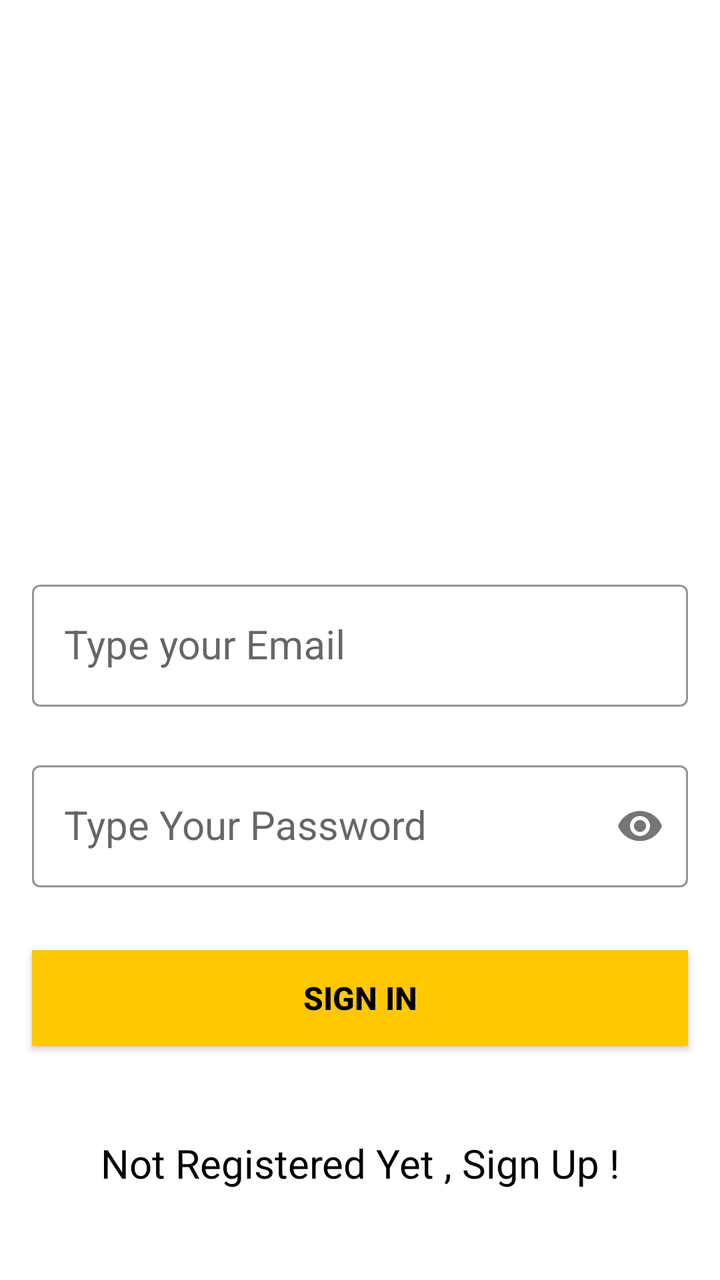
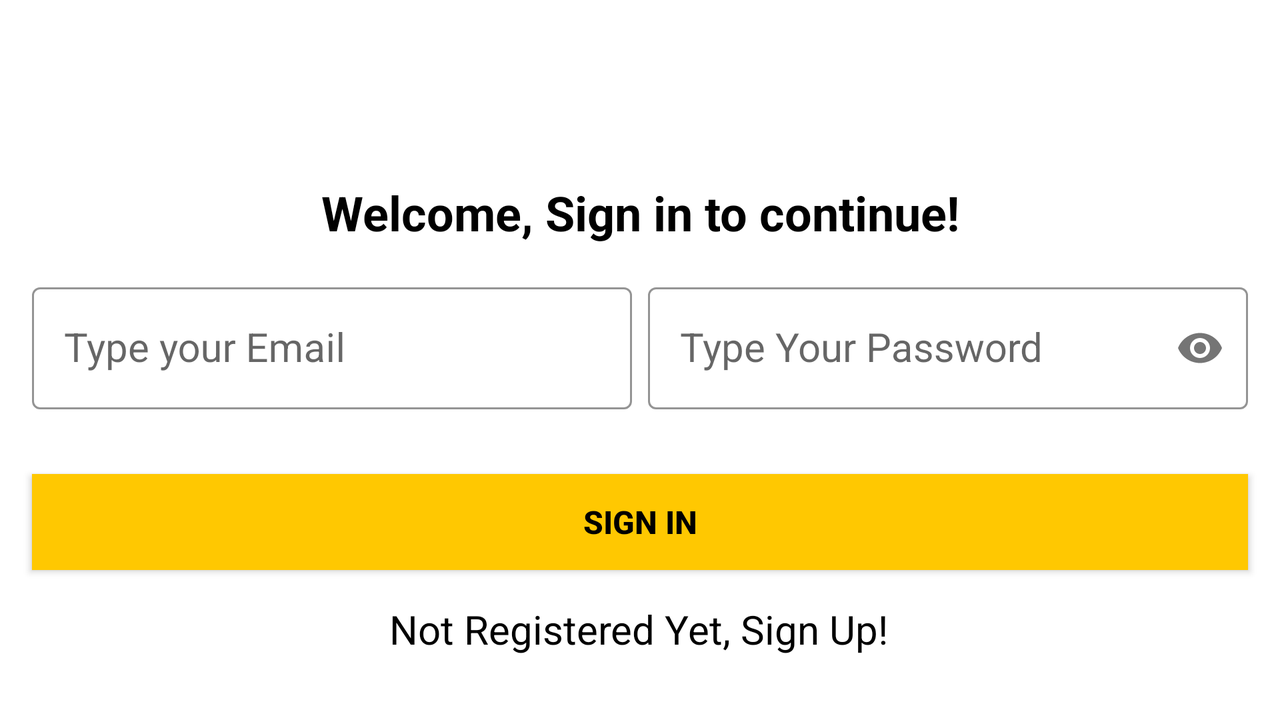

The same Android screen from two of the app's own layout files: first res/layout/ as a phone draws it, then the repository's variant for another configuration, drawn on a device whose configuration selects that folder. Both files follow.
<!-- AndroidManifest.xml: application theme Theme.LoginAndSignUp -->
<!-- res/layout/activity_signin.xml -->
<?xml version="1.0" encoding="utf-8"?>
<androidx.constraintlayout.widget.ConstraintLayout xmlns:android="http://schemas.android.com/apk/res/android"
    xmlns:app="http://schemas.android.com/apk/res-auto"
    xmlns:tools="http://schemas.android.com/tools"
    android:layout_width="match_parent"
    android:layout_height="match_parent"
    android:background="@drawable/signin_screen">


    <com.google.android.material.textfield.TextInputLayout
        android:id="@+id/emailLayout"
        style="@style/LoginTextInputOuterFieldStyle"
        android:layout_width="0dp"
        android:layout_height="wrap_content"
        android:layout_marginHorizontal="16dp"
        android:layout_marginStart="16dp"
        android:layout_marginEnd="16dp"
        app:boxStrokeColor="@color/yellow"
        app:hintTextColor="@color/yellow"
        app:layout_constraintBottom_toBottomOf="parent"
        app:layout_constraintEnd_toEndOf="parent"
        app:layout_constraintStart_toStartOf="parent"
        app:layout_constraintTop_toTopOf="parent">

        <com.google.android.material.textfield.TextInputEditText
            android:id="@+id/txtEmail"
            style="@style/LoginTextInputInnerFieldStyle"
            android:layout_width="match_parent"
            android:layout_height="match_parent"
            android:hint="Type your Email"
            android:inputType="textEmailAddress"
             />
    </com.google.android.material.textfield.TextInputLayout>

    <com.google.android.material.textfield.TextInputLayout
        android:id="@+id/passwordLayout"
        style="@style/LoginTextInputOuterFieldStyle"
        android:layout_width="0dp"
        android:layout_height="wrap_content"
        android:layout_marginHorizontal="16dp"
        android:layout_marginStart="16dp"
        android:layout_marginTop="24dp"
        android:layout_marginEnd="16dp"
        app:boxStrokeColor="@color/yellow"
        app:hintTextColor="@color/yellow"
        app:layout_constraintEnd_toEndOf="parent"
        app:layout_constraintStart_toStartOf="parent"
        app:layout_constraintTop_toBottomOf="@+id/emailLayout"
        app:passwordToggleEnabled="true">

        <com.google.android.material.textfield.TextInputEditText
            android:id="@+id/txtPassword"
            style="@style/LoginTextInputInnerFieldStyle"
            android:layout_width="match_parent"
            android:layout_height="match_parent"
            android:hint="Type Your Password"
            android:inputType="textPassword"
              />
    </com.google.android.material.textfield.TextInputLayout>

    <androidx.appcompat.widget.AppCompatButton
        android:id="@+id/btnSignUp"
        android:layout_width="0dp"
        android:layout_height="wrap_content"
        android:layout_marginHorizontal="16dp"
        android:layout_marginStart="16dp"
        android:layout_marginEnd="16dp"
        android:layout_marginBottom="117dp"
        android:height="40dp"
        android:background="@color/yellow"
        android:gravity="center"
        android:text="Sign In"
        android:textColor="@color/black"
        android:textSize="16sp"
        android:textStyle="bold"
        app:layout_constraintBottom_toBottomOf="parent"
        app:layout_constraintEnd_toEndOf="parent"
        app:layout_constraintStart_toStartOf="parent" />

    <TextView
        android:id="@+id/txtSignUp"
        android:layout_width="wrap_content"
        android:layout_height="wrap_content"
        android:layout_marginBottom="45dp"
        android:text="Not Registered Yet , Sign Up !"
        android:textColor="@color/black"
        android:textSize="20sp"
        app:layout_constraintBottom_toBottomOf="parent"
        app:layout_constraintEnd_toEndOf="parent"
        app:layout_constraintStart_toStartOf="parent" />

</androidx.constraintlayout.widget.ConstraintLayout>
<!-- resources referenced by this layout -->
<resources>
  <color name="black">#FF000000</color>
  <color name="yellow">#FFC801</color>
  <style name="LoginTextInputInnerFieldStyle" parent="Widget.MaterialComponents.TextInputLayout.OutlinedBox">
          <item name="android:layout_width">match_parent</item>
          <item name="android:layout_height">wrap_content</item>
          <item name="android:textColor">@color/black</item>
          <item name="android:textColorHint">@color/black</item>
          <item name="android:maxLines">1</item>
          <item name="android:textSize">20sp</item>
          <item name="android:singleLine">true</item>
      </style>
  <style name="LoginTextInputOuterFieldStyle" parent="Widget.MaterialComponents.TextInputLayout.OutlinedBox">
          <item name="android:layout_width">match_parent</item>
          <item name="android:layout_height">wrap_content</item>
          <item name="android:layout_marginTop">15dp</item>
          <item name="android:textSize">20sp</item>
          <item name="android:layout_marginBottom">15dp</item>
      </style>
  <style name="Theme.LoginAndSignUp" parent="Theme.MaterialComponents.DayNight.NoActionBar">
           <item name="colorPrimary">@color/purple_500</item>
          <item name="colorPrimaryVariant">@color/purple_700</item>
          <item name="colorOnPrimary">@color/white</item>
           <item name="colorSecondary">@color/teal_200</item>
          <item name="colorSecondaryVariant">@color/teal_700</item>
          <item name="colorOnSecondary">@color/black</item>
           <item name="android:statusBarColor" tools:targetApi="l">@color/yellow</item>
       </style>
  <color name="purple_500">#FF6200EE</color>
  <color name="purple_700">#FF3700B3</color>
  <color name="white">#FFFFFFFF</color>
  <color name="teal_200">#FF03DAC5</color>
  <color name="teal_700">#FF018786</color>
</resources>
<!-- res/layout-land/activity_signin.xml (the repository's variant of the layout above) -->
<!-- drawn on the phone turned sideways -->
<?xml version="1.0" encoding="utf-8"?>
<androidx.constraintlayout.widget.ConstraintLayout xmlns:android="http://schemas.android.com/apk/res/android"
    xmlns:app="http://schemas.android.com/apk/res-auto"
    xmlns:tools="http://schemas.android.com/tools"
    android:layout_width="match_parent"
    android:layout_height="match_parent"
    android:paddingTop="90dp">

    <TextView
        android:id="@+id/txtHeading"
        android:layout_width="wrap_content"
        android:layout_height="wrap_content"
        android:text="Welcome, Sign in to continue!"
        android:textColor="@color/black"
        android:textSize="24sp"
        android:textStyle="bold"
        app:layout_constraintBottom_toTopOf="@+id/emailLayout"
        app:layout_constraintEnd_toEndOf="parent"
        app:layout_constraintStart_toStartOf="parent"
        app:layout_constraintTop_toTopOf="parent" />

    <com.google.android.material.textfield.TextInputLayout
        android:id="@+id/emailLayout"
        style="@style/LoginTextInputOuterFieldStyle"
        android:layout_width="0dp"
        android:layout_height="wrap_content"
        android:layout_marginStart="16dp"
        android:layout_marginTop="16dp"
        android:layout_marginEnd="8dp"
        app:boxStrokeColor="@color/yellow"
        app:hintTextColor="@color/yellow"
        app:layout_constraintEnd_toStartOf="@+id/passwordLayout"
        app:layout_constraintStart_toStartOf="parent"
        app:layout_constraintTop_toBottomOf="@+id/txtHeading">

        <com.google.android.material.textfield.TextInputEditText
            android:id="@+id/txtEmail"
            style="@style/LoginTextInputInnerFieldStyle"
            android:layout_width="match_parent"
            android:layout_height="wrap_content"
            android:hint="Type your Email"
            android:inputType="textEmailAddress" />
    </com.google.android.material.textfield.TextInputLayout>

    <com.google.android.material.textfield.TextInputLayout
        android:id="@+id/passwordLayout"
        style="@style/LoginTextInputOuterFieldStyle"
        android:layout_width="0dp"
        android:layout_height="wrap_content"
        android:layout_marginTop="16dp"
        android:layout_marginEnd="16dp"
        app:boxStrokeColor="@color/yellow"
        app:hintTextColor="@color/yellow"
        app:layout_constraintEnd_toEndOf="parent"
        app:layout_constraintStart_toEndOf="@+id/emailLayout"
        app:layout_constraintTop_toBottomOf="@+id/txtHeading"
        app:passwordToggleEnabled="true">

        <com.google.android.material.textfield.TextInputEditText
            android:id="@+id/txtPassword"
            style="@style/LoginTextInputInnerFieldStyle"
            android:layout_width="match_parent"
            android:layout_height="wrap_content"
            android:hint="Type Your Password"
            android:inputType="textPassword" />
    </com.google.android.material.textfield.TextInputLayout>

    <androidx.appcompat.widget.AppCompatButton
        android:id="@+id/btnSignUp"
        android:layout_width="0dp"
        android:layout_height="wrap_content"
        android:layout_marginStart="16dp"
        android:layout_marginTop="16dp"
        android:layout_marginEnd="16dp"
        android:background="@color/yellow"
        android:gravity="center"
        android:text="Sign In"
        android:textColor="@color/black"
        android:textSize="16sp"
        android:textStyle="bold"
        app:layout_constraintBottom_toTopOf="@+id/txtSignUp"
        app:layout_constraintEnd_toEndOf="parent"
        app:layout_constraintStart_toStartOf="parent"
        app:layout_constraintTop_toBottomOf="@+id/passwordLayout" />

    <TextView
        android:id="@+id/txtSignUp"
        android:layout_width="wrap_content"
        android:layout_height="wrap_content"
        android:layout_marginBottom="32dp"
        android:text="Not Registered Yet, Sign Up!"
        android:textColor="@color/black"
        android:textSize="20sp"
        app:layout_constraintBottom_toBottomOf="parent"
        app:layout_constraintEnd_toEndOf="parent"
        app:layout_constraintHorizontal_bias="0.498"
        app:layout_constraintStart_toStartOf="parent" />

</androidx.constraintlayout.widget.ConstraintLayout>
